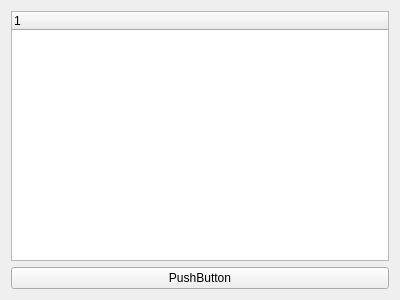
<?xml version="1.0" encoding="UTF-8"?>
<ui version="4.0">
 <class>Form</class>
 <widget class="QWidget" name="Form">
  <property name="geometry">
   <rect>
    <x>0</x>
    <y>0</y>
    <width>400</width>
    <height>300</height>
   </rect>
  </property>
  <property name="windowTitle">
   <string>Form</string>
  </property>
  <layout class="QVBoxLayout" name="verticalLayout">
   <item>
    <widget class="QTreeWidget" name="treeWidget">
     <column>
      <property name="text">
       <string notr="true">1</string>
      </property>
     </column>
    </widget>
   </item>
   <item>
    <widget class="QPushButton" name="pushButton">
     <property name="text">
      <string>PushButton</string>
     </property>
    </widget>
   </item>
  </layout>
 </widget>
 <resources/>
 <connections/>
</ui>
